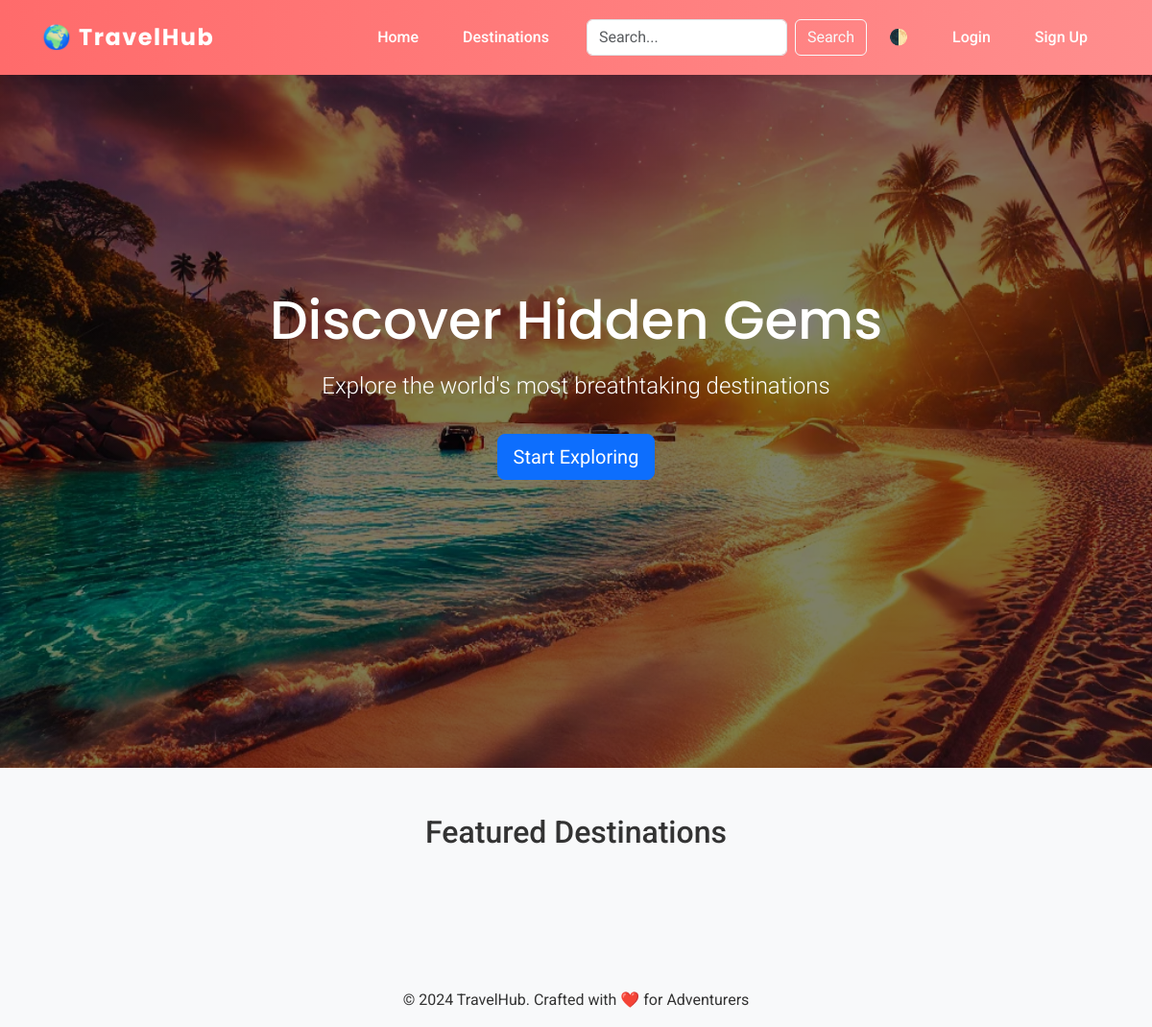
The app's page /, older data.
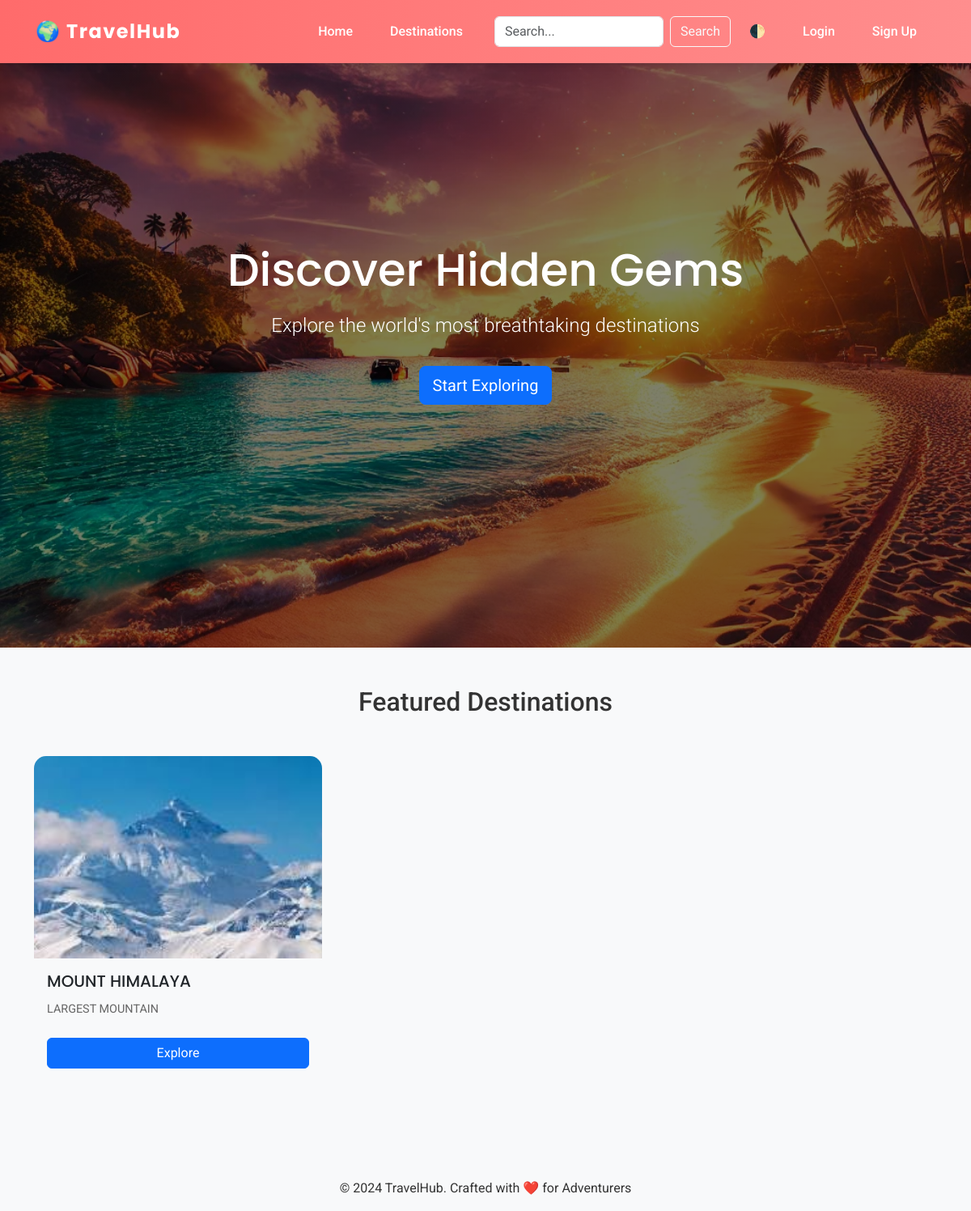
The same page, newer data.
### destinations/models.py (models this page shows, shortened)
class Destination(models.Model):
    created_by = models.ForeignKey(
        User,
        on_delete=models.CASCADE,
        related_name='created_destinations',
        verbose_name='Created By'
    )
    favorited_by = models.ManyToManyField(
        User,
        related_name='favorite_destinations',
        blank=True,
        verbose_name='Favorited By'
    )
    place_name = models.CharField(
        max_length=200,
        verbose_name='Destination Name',
        help_text="Official name of the tourist destination"
    )
    state = models.CharField(
        max_length=100,
        verbose_name='State/Province',
        help_text="State or province where the destination is located"
    )
    district = models.CharField(
        max_length=100,
        verbose_name='District/County',
        help_text="District or county within the state"
    )
    description = models.TextField(
        verbose_name='Description',
        help_text="Detailed description of the location and its attractions"
    )
    weather = models.CharField(
        max_length=100,
        verbose_name='Climate',
        help_text="Typical weather conditions and climate"
    )
    google_map_link = models.URLField(
        max_length=500,
        verbose_name='Google Maps Link',
        help_text="Full Google Maps URL for the location"
    )
    image = models.ImageField(
        upload_to='destinations/%Y/%m/%d/',
        verbose_name='Featured Image',
        help_text="Primary display image for the destination"
    )
    is_featured = models.BooleanField(
        default=False,
        verbose_name='Featured Destination',
        help_text="Check to highlight this as a featured destination"
    )
    created_at = models.DateTimeField(
        auto_now_add=True,
        verbose_name='Creation Date',
        editable=False
    )
    modified_at = models.DateTimeField(
        auto_now=True,
        verbose_name='Last Modified'
    )
    class Meta:
        ordering = ['-created_at']
        verbose_name = 'Tourist Destination'
        verbose_name_plural = 'Tourist Destinations'
        indexes = [
            models.Index(fields=['place_name', 'state']),
            models.Index(fields=['created_at']),
            models.Index(fields=['is_featured']),
        ]
    @classmethod
    def recent_destinations(cls, days=7):
        cutoff_date = timezone.now() - timezone.timedelta(days=days)
        return cls.objects.filter(created_at__gte=cutoff_date)
    @classmethod
    def featured_destinations(cls):
        return cls.objects.filter(is_featured=True)

### destinations/views.py (the view)
# urls.py: path('', HomeView.as_view(), name='home'),
class HomeView(ListView):
    template_name = 'destinations/home.html'
    context_object_name = 'featured_destinations'
    paginate_by = 3
    def get_queryset(self):
        return Destination.featured_destinations().order_by('-created_at')[:6]
    def get_context_data(self, **kwargs):
        context = super().get_context_data(**kwargs)
        context['recent_destinations'] = Destination.recent_destinations()[:3]
        return context

### destinations/templates/destinations/home.html (shortened to what this page needs)
{% extends 'base.html' %}
{% load static %}
{% block content %}
<section id="home" class="hero-section">
    <div class="container">
        <h1>Discover Hidden Gems</h1>
        <p class="lead">Explore the world's most breathtaking destinations</p>
        <a href="{% url 'destination_list' %}" class="btn btn-primary btn-lg">Start Exploring</a>
    </div>
</section>
<section id="featured-destinations" class="py-5">
    <div class="container">
        <h2 class="text-center mb-5">Featured Destinations</h2>
        <div class="row">
            {% for destination in featured_destinations %}
            <div class="col-lg-4 col-md-6 mb-4">
                {% include 'destinations/_destination_card.html' %}
            </div>
            {% endfor %}
        </div>
    </div>
</section>
{% endblock %}

### templates/base.html (shortened to what this page needs)
{% load static %}
<!DOCTYPE html>
<html lang="en">
<head>
    <link href="https://cdn.jsdelivr.net/npm/bootstrap@5.3.0/dist/css/bootstrap.min.css" rel="stylesheet">
    <link rel="stylesheet" href="{% static 'css/styles.css' %}">
</head>
<body>
    {% include 'includes/_navbar.html' %}
    <main class="{% block main_class %}{% endblock %}">
        {% block content %}{% endblock %}
    </main>
    {% include 'includes/_footer.html' %}
</body>
</html>

### templates/includes/_navbar.html (shortened to what this page needs)
<nav class="navbar navbar-expand-lg navbar-dark fixed-top">
    <div class="container">
        <a class="navbar-brand" href="{% url 'destination_list' %}">🌍 TravelHub</a>
        <div class="collapse navbar-collapse" id="navbarNav">
            <ul class="navbar-nav ms-auto">
                <li class="nav-item">
                    <a class="nav-link" href="#home">Home</a>
                </li>
                <li class="nav-item">
                    <a class="nav-link" href="#destinations">Destinations</a>
                </li>
            </ul>
            <form class="d-flex ms-3" method="GET" action="{% url 'destination_list' %}">
                <input class="form-control me-2" type="search" name="q" placeholder="Search..." aria-label="Search">
                <button class="btn btn-outline-light" type="submit">Search</button>
            </form>
            <ul class="navbar-nav">
                <li class="nav-item">
                    <button class="btn btn-link nav-link" onclick="toggleDarkMode()" aria-label="Toggle dark mode">🌓</button>
                </li>
                {% if user.is_authenticated %}
                <li class="nav-item">
                    <form method="post" action="{% url 'logout' %}" style="display: inline;">
                        {% csrf_token %}
                        <button type="submit" class="nav-link btn btn-link" aria-label="Logout">Logout</button>
                    </form>
                </li>
                {% else %}
                <li class="nav-item">
                    <a class="nav-link" href="#" onclick="toggleOffcanvas('login-offcanvas')" aria-label="Login">Login</a>
                </li>
                <li class="nav-item">
                    <a class="nav-link" href="#" onclick="toggleOffcanvas('signup-offcanvas')" aria-label="Sign Up">Sign Up</a>
                </li>
                {% endif %}
            </ul>
        </div>
    </div>
</nav>

### destinations/templates/destinations/_destination_card.html (shortened to what this page needs)
<div class="card destination-card">
    <img src="{{ destination.image.url }}"
         class="card-img-top"
         alt="{{ destination.place_name }}"
         onload="this.classList.add('loaded')">
    <div class="card-body">
        <h5 class="card-title">{{ destination.place_name }}</h5>
        <p class="card-text">{{ destination.description|truncatechars:150 }}</p>
        <div class="d-grid">
            <a href="{% url 'destination_detail' destination.pk %}"
               class="btn btn-primary">Explore</a>
        </div>
    </div>
</div>

### templates/includes/_footer.html
<footer class="text-center mt-5">
    <div class="container">
        <p>&copy; 2024 TravelHub. Crafted with ❤️ for Adventurers</p>
    </div>
</footer>

### static/css/styles.css (style rules this page uses)
:root { --bg-light: #f8f9fa; --bg-dark: #1a1a1a; --text-light: #333; --text-dark: #fff; }
body { margin: 0; padding: 0; font-family: 'Roboto', sans-serif; background-color: var(--bg-light); color: var(--text-light); transition: background-color 0.3s, color 0.3s; }
.navbar { background: linear-gradient(90deg, #ff6b6b, #ff8e8e); padding: 1rem 2rem; box-shadow: 0 2px 10px rgba(0, 0, 0, 0.1); }
.navbar .container { max-width: 1200px; margin: 0 auto; }
.navbar-brand { font-family: 'Poppins', sans-serif; font-size: 1.5rem; font-weight: 700; color: white !important; letter-spacing: 1.5px; }
.nav-link { color: white !important; font-weight: 500; margin: 0 15px; transition: all 0.3s ease; }
.hero-section { background: linear-gradient(rgba(0, 0, 0, 0.5), rgba(0, 0, 0, 0.5)), url("../images/background.jpg"); background-size: cover; background-position: center; min-height: 100vh; display: flex; align-items: center; justify-content: center; text-align: center; color: white; padding: 100px 0; }
.hero-section h1 { font-size: 3.5rem; margin-bottom: 1rem; font-family: 'Poppins', sans-serif; }
.hero-section .lead { font-size: 1.5rem; margin-bottom: 2rem; }
.card { border: none; border-radius: 15px; transition: transform 0.3s, box-shadow 0.3s; overflow: hidden; background-color: inherit; }
.card-img-top { height: 250px; object-fit: cover; opacity: 0; transition: opacity 0.3s; }
.card-title { font-family: 'Poppins', sans-serif; font-size: 1.25rem; margin-bottom: 0.75rem; }
.card-text { color: #666; font-size: 0.9rem; margin-bottom: 1.5rem; }

Row changes from the older to the newer data that the page shows:
now on this page (row edited): Destination: image (picture), place_name "MOUNT HIMALAYA", description "LARGEST MOUNTAIN"
